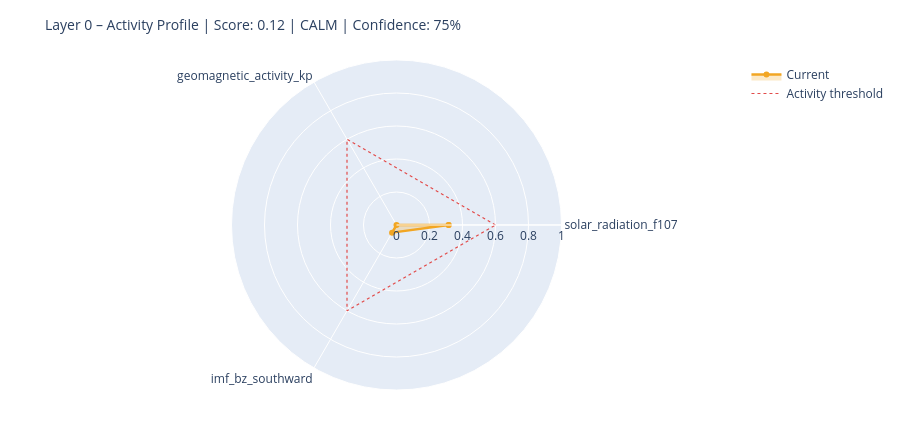

The notebook cell saved with this chart:
### Markdown cell above
---
## 6. State Assessment & Handoff to Layer 1

### Code cell
# ============================================================
# STEP 1 – Collect raw values with source modes
# Mode: 'primary' | 'fallback_3h' | 'last_valid' | 'missing'
# ============================================================

def safe_last(df, col):
    if df is None or col not in df.columns: return None
    s = df[col].dropna()
    return float(s.iloc[-1]) if not s.empty else None

f107_now = safe_last(df_f107, 'f10.7')
bz_now   = safe_last(df_mag,  'bz_gsm')
kp_now   = safe_last(df_kp,   'kp')
sw_now   = safe_last(df_sw,   'speed')

source_modes = {
    'F10.7':    'primary'  if f107_now is not None else 'missing',
    'Kp':       'primary'  if kp_now   is not None else 'missing',
    'IMF_Bz':   'primary'  if bz_now   is not None else 'missing',
    'SW_speed': 'primary'  if sw_now   is not None else 'missing',
}

# Kp Fallback – 3h endpoint
if kp_now is None:
    try:
        r = requests.get(
            'https://services.swpc.noaa.gov/json/noaa-planetary-k-index.json',
            timeout=10)
        r.raise_for_status()
        fb = pd.DataFrame(r.json())
        tc = next((c for c in fb.columns if 'time' in c.lower()), fb.columns[0])
        kc = next((c for c in fb.columns if 'kp' in c.lower() and c != tc), None)
        if kc:
            fb[kc] = fb[kc].astype(str).str.extract(r'([0-9]+(?:\.[0-9]*)?)')[0]
            fb[kc] = pd.to_numeric(fb[kc], errors='coerce')
            fb = fb[fb[kc] >= 0].dropna(subset=[kc])
            if not fb.empty:
                kp_now = float(fb[kc].iloc[-1])
                source_modes['Kp'] = 'fallback_3h'
                print(f'  Kp fallback (3h): {kp_now:.1f}')
    except Exception as e:
        print(f'  Kp fallback failed: {e}')

# Solar Wind Fallback – last valid value
if sw_now is None and df_sw is not None and 'speed' in df_sw.columns:
    s = df_sw['speed'].dropna()
    if not s.empty:
        sw_now = float(s.iloc[-1])
        source_modes['SW_speed'] = 'last_valid'
        print(f'  SW fallback (last_valid): {sw_now:.0f} km/s')

print()
print('Source modes:', source_modes)

# ============================================================
# STEP 2 – Score from available components only
# ============================================================

def norm(v, lo, hi):
    if v is None: return None
    return max(0.0, min(1.0, (v - lo) / (hi - lo)))

COMPONENTS = {
    'solar_radiation_f107':    (f107_now, norm(f107_now, 60, 250)),
    'geomagnetic_activity_kp': (kp_now,   norm(kp_now,   0,   9)),
    'imf_bz_southward':        (bz_now,   norm(-(bz_now or 0) if bz_now else None, -5, 30)
                                           if bz_now is not None else None),
    'solar_wind_speed':        (sw_now,   norm(sw_now, 300, 800)),
}

available   = {k: v[1] for k, v in COMPONENTS.items() if v[1] is not None}
unavailable = [k for k, v in COMPONENTS.items() if v[1] is None]

layer0_score = round(sum(available.values()) / len(available), 4) if available else None
confidence   = round(len(available) / len(COMPONENTS), 2)

level = ('unknown'  if layer0_score is None
         else 'calm'     if layer0_score < 0.3
         else 'moderate' if layer0_score < 0.6
         else 'active')

# ============================================================
# STEP 3 – Dominant Driver
# ============================================================

def dominant_driver(kp, f107, bz, sw):
    candidates = []
    if kp   is not None and kp   >= 4:   candidates.append(('geomagnetic',    kp / 9))
    if sw   is not None and sw   >= 500:  candidates.append(('solar_wind',     sw / 800))
    if bz   is not None and bz   <= -5:   candidates.append(('imf_southward',  abs(bz) / 30))
    if f107 is not None and f107 >= 150:  candidates.append(('solar_radiation',f107 / 250))
    return max(candidates, key=lambda x: x[1])[0] if candidates else 'none'

driver = dominant_driver(kp_now, f107_now, bz_now, sw_now)

# ============================================================
# STEP 4 – Downstream expectations
# ============================================================

def downstream_expectation(driver, score, kp, bz, f107):
    exp = {
        'magnetosphere':        'calm',
        'ionosphere':           'calm',
        'schumann_resonance':   'unchanged',
        'lithosphere_currents': 'low',
    }
    if driver == 'geomagnetic' or (kp and kp >= 5):
        exp['magnetosphere']        = 'compressed / storm'
        exp['ionosphere']           = 'elevated disturbance (TEC variability)'
        exp['schumann_resonance']   = 'elevated amplitude possible'
        exp['lithosphere_currents'] = 'elevated induction currents'
    elif driver == 'imf_southward' or (bz and bz <= -5):
        exp['magnetosphere']        = 'energy coupling active'
        exp['ionosphere']           = 'elevated electron density possible'
        exp['schumann_resonance']   = 'slight modulation possible'
    elif driver == 'solar_radiation' or (f107 and f107 >= 150):
        exp['ionosphere']           = 'elevated ionization (F-layer)'
        exp['schumann_resonance']   = 'slightly elevated background activity'
    return exp

downstream = downstream_expectation(driver, layer0_score, kp_now, bz_now, f107_now)

# ============================================================
# CONSOLE OUTPUT
# ============================================================

W = 58
print('=' * W)
print('LAYER 0 – STATE ASSESSMENT')
print('=' * W)
for name, (raw_v, score_v) in COMPONENTS.items():
    if score_v is not None:
        bar = '█' * int(score_v * 20) + '░' * (20 - int(score_v * 20))
        print(f'  {name:<35}  {bar}  {score_v:.2f}')
    else:
        print(f'  {name:<35}  {"─" * 20}  n/a')
print('-' * W)
print(f'  Score ({len(available)}/{len(COMPONENTS)} components):  {layer0_score:.3f}')
print(f'  Confidence:         {confidence:.0%}')
print(f'  Level:              {level.upper()}')
print(f'  Dominant Driver:    {driver}')

# Radar chart
cats = list(available.keys())
vals = list(available.values())
if len(cats) >= 3:
    fig = go.Figure()
    fig.add_trace(go.Scatterpolar(
        r=vals + [vals[0]], theta=cats + [cats[0]],
        fill='toself', fillcolor='rgba(242,166,35,0.25)',
        line=dict(color='#F2A623', width=2.5), name='Current'
    ))
    fig.add_trace(go.Scatterpolar(
        r=[0.6] * (len(cats) + 1), theta=cats + [cats[0]],
        line=dict(color='#E24B4A', dash='dot', width=1.2),
        mode='lines', name='Activity threshold'
    ))
    fig.update_layout(
        title=dict(text=f'Layer 0 – Activity Profile | Score: {layer0_score:.2f} | {level.upper()} | Confidence: {confidence:.0%}',
                   font=dict(size=14)),
        polar=dict(radialaxis=dict(visible=True, range=[0, 1])),
        height=430, showlegend=True,
        margin=dict(l=60, r=60, t=60, b=40)
    )
    fig.show()

### Figure 1 — Plotly figure (JSON) as saved in the notebook; plotly's stock layout.template omitted (floating-point values rounded to 4 significant figures)
{"data": [{"fill": "toself", "fillcolor": "rgba(242,166,35,0.25)", "line": {"color": "#F2A623", "width": 2.5}, "name": "Current", "r": [0.3158, 0.0, 0.05343, 0.3158], "theta": ["solar_radiation_f107", "geomagnetic_activity_kp", "imf_bz_southward", "solar_radiation_f107"], "type": "scatterpolar"}, {"line": {"color": "#E24B4A", "dash": "dot", "width": 1.2}, "mode": "lines", "name": "Activity threshold", "r": [0.6, 0.6, 0.6, 0.6], "theta": ["solar_radiation_f107", "geomagnetic_activity_kp", "imf_bz_southward", "solar_radiation_f107"], "type": "scatterpolar"}], "layout": {"height": 430, "margin": {"b": 40, "l": 60, "r": 60, "t": 60}, "polar": {"radialaxis": {"range": [0, 1], "visible": true}}, "showlegend": true, "title": {"font": {"size": 14}, "text": "Layer 0 – Activity Profile | Score: 0.12 | CALM | Confidence: 75%"}}}
